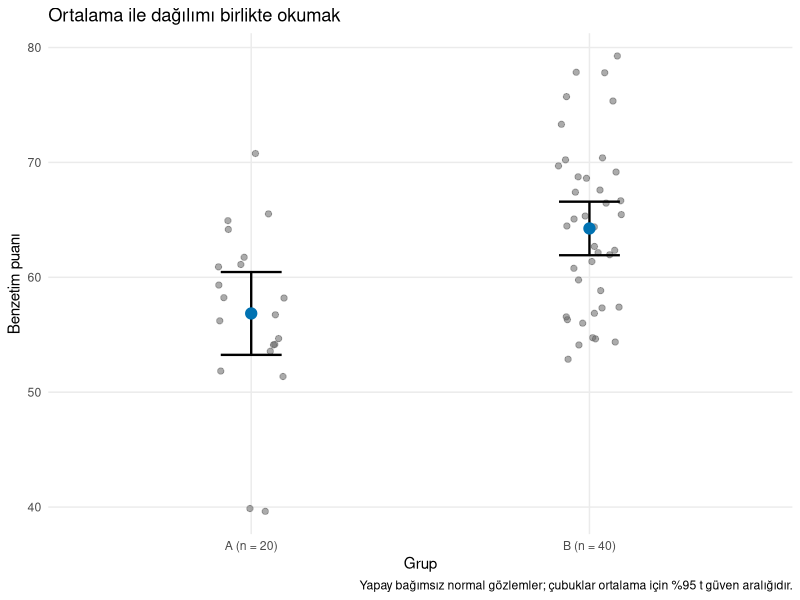
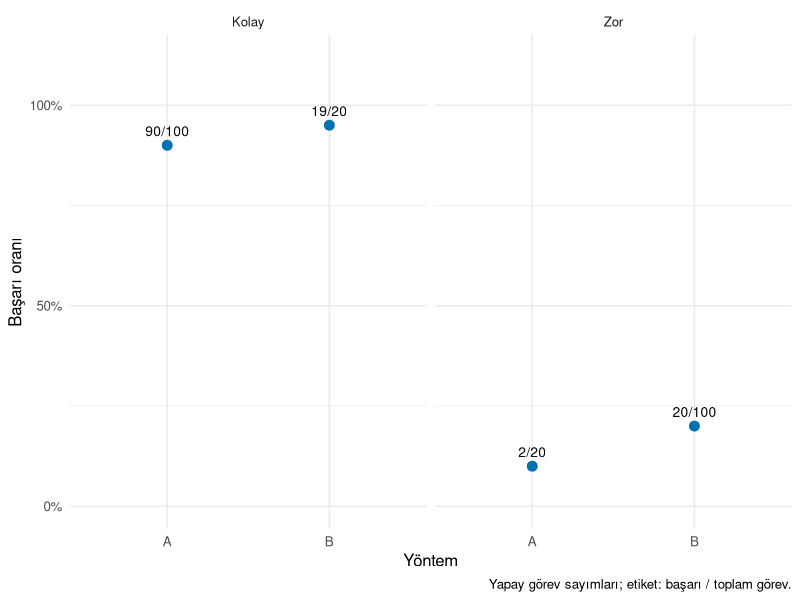
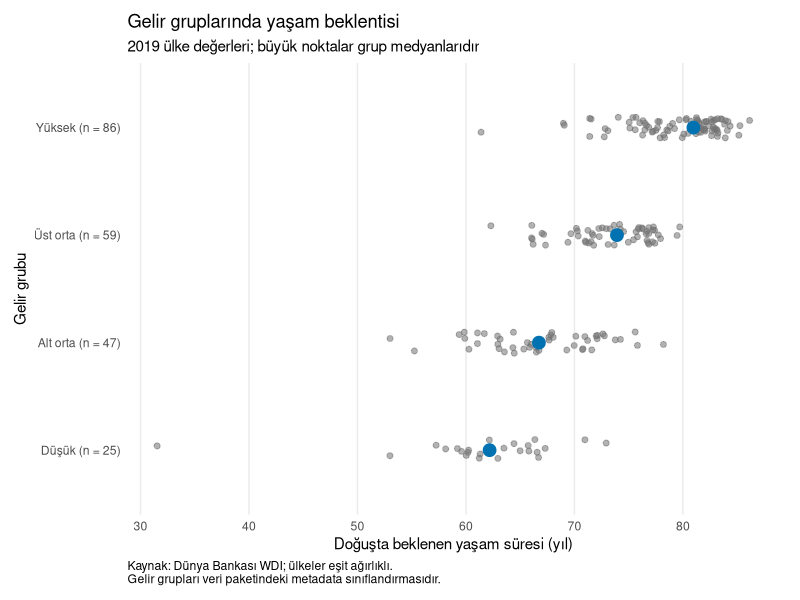

Recreate these plots in R, in order.
## ---- chunk 1
#| label: effective-setup

library(ggplot2)
set.seed(2026)

puanlar <- data.frame(
  grup = rep(c("A", "B"), times = c(20, 40)),
  puan = c(rnorm(20, mean = 60, sd = 8), rnorm(40, mean = 64, sd = 8))
)

ozet <- puanlar |>
  dplyr::group_by(grup) |>
  dplyr::summarise(n = dplyr::n(), ortalama = mean(puan),
                   ss = sd(puan), .groups = "drop") |>
  dplyr::mutate(
    sh = ss / sqrt(n),
    hata_payi = qt(0.975, df = n - 1) * sh,
    alt = ortalama - hata_payi,
    ust = ortalama + hata_payi
  )
ozet
## ---- chunk 2
#| label: fig-effective-raw-ci
#| fig-cap: "Küçük noktalar benzetim gözlemlerini, büyük noktalar ortalamaları, çubuklar ortalama için yüzde 95 t güven aralıklarını gösterir."
#| fig-alt: "A grubunda 20, B grubunda 40 benzetim puanı görünür. Her grubun ortalaması ve güven aralığı ham puanlarla birlikte çizilmiştir; grup içi dağılımlar örtüşür."
#| fig-width: 6.5
#| fig-height: 4.5

p_guven <- ggplot(puanlar, aes(x = grup, y = puan)) +
  geom_point(
    position = position_jitter(width = 0.1, height = 0, seed = 52),
    alpha = 0.55, size = 1.8, colour = "grey40"
  ) +
  geom_errorbar(
    data = ozet, aes(x = grup, ymin = alt, ymax = ust),
    inherit.aes = FALSE, width = 0.18, linewidth = 0.8
  ) +
  geom_point(data = ozet, aes(x = grup, y = ortalama),
             inherit.aes = FALSE, size = 3.5, colour = "#0072B2") +
  scale_x_discrete(labels = c("A" = "A (n = 20)", "B" = "B (n = 40)")) +
  labs(title = "Ortalama ile dağılımı birlikte okumak",
       x = "Grup", y = "Benzetim puanı",
       caption = "Yapay bağımsız normal gözlemler; çubuklar ortalama için %95 t güven aralığıdır.") +
  theme_minimal(base_size = 11) +
  theme(panel.grid.minor = element_blank())
p_guven
## ---- chunk 3
#| label: effective-composition

gorevler <- data.frame(
  yontem = rep(c("A", "B"), each = 2),
  zorluk = rep(c("Kolay", "Zor"), 2),
  basari = c(90, 2, 19, 20),
  toplam = c(100, 20, 20, 100)
)
gorevler$oran <- gorevler$basari / gorevler$toplam

genel <- gorevler |>
  dplyr::group_by(yontem) |>
  dplyr::summarise(basari = sum(basari), toplam = sum(toplam),
                   .groups = "drop") |>
  dplyr::mutate(oran = basari / toplam)
gorevler
genel
## ---- chunk 4
#| label: fig-effective-denominator
#| fig-cap: "Görev zorluğuna ayrılmış başarı oranları ve paydalar genel özetin gizlediği bileşimi gösterir."
#| fig-alt: "Kolay panelinde A 90/100, B 19/20; zor panelinde A 2/20, B 20/100 başarı gösterir. Her iki zorlukta B'nin oranı daha yüksektir; paydalar farklıdır."
#| fig-width: 6.5
#| fig-height: 4

p_payda <- ggplot(gorevler, aes(x = yontem, y = oran)) +
  geom_point(size = 3, colour = "#0072B2") +
  geom_text(aes(label = paste0(basari, "/", toplam)), vjust = -0.9, size = 3.5) +
  facet_wrap(vars(zorluk)) +
  scale_y_continuous(limits = c(0, 1.12), breaks = c(0, 0.5, 1),
                     labels = scales::label_percent(accuracy = 1)) +
  labs(x = "Yöntem", y = "Başarı oranı",
       caption = "Yapay görev sayımları; etiket: başarı / toplam görev.") +
  theme_minimal(base_size = 12)
p_payda
## ---- chunk 5
#| label: effective-wdi-data

countries <- readr::read_csv("data/countries.csv", show_col_types = FALSE)
gelir_duzeyleri <- c("Low income", "Lower middle income", "Upper middle income", "High income")

countries |>
  dplyr::count(income_group, name = "ulke_sayisi")

yayina_veri <- countries |>
  dplyr::filter(year == 2019, income_group %in% gelir_duzeyleri,
                !is.na(life_expectancy_total)) |>
  dplyr::mutate(
    gelir_grubu = factor(income_group, levels = gelir_duzeyleri,
                         labels = c("Düşük", "Alt orta", "Üst orta", "Yüksek"))
  )

grup_ozeti <- yayina_veri |>
  dplyr::group_by(gelir_grubu) |>
  dplyr::summarise(n = dplyr::n(), medyan = median(life_expectancy_total),
                   .groups = "drop")
grup_ozeti
c(kullanilan = nrow(yayina_veri), dislanan = nrow(countries) - nrow(yayina_veri))
## ---- chunk 6
#| label: fig-effective-wdi
#| fig-cap: "Gelir gruplarında ülke düzeyindeki yaşam beklentileri ve medyanlar. Gruplama, veri paketindeki metadata sınıflandırmasına dayanır."
#| fig-alt: "Dört gelir grubunun yaşam beklentileri yatay konumla, ülkeler küçük gri noktalarla, grup medyanları büyük mavi noktalarla gösterilir. Her grubun ülke sayısı etikette belirtilir. Dağılımlar örtüşür."
#| fig-width: 7
#| fig-height: 4.5

grup_etiketleri <- setNames(
  paste0(grup_ozeti$gelir_grubu, " (n = ", grup_ozeti$n, ")"),
  as.character(grup_ozeti$gelir_grubu)
)

p_yayin <- ggplot(yayina_veri,
                  aes(x = life_expectancy_total, y = gelir_grubu)) +
  geom_point(position = position_jitter(width = 0, height = 0.1, seed = 19),
             colour = "grey45", alpha = 0.55, size = 1.7) +
  geom_point(data = grup_ozeti, aes(x = medyan, y = gelir_grubu),
             inherit.aes = FALSE, size = 4, colour = "#0072B2") +
  scale_y_discrete(labels = grup_etiketleri) +
  labs(title = "Gelir gruplarında yaşam beklentisi",
       subtitle = "2019 ülke değerleri; büyük noktalar grup medyanlarıdır",
       x = "Doğuşta beklenen yaşam süresi (yıl)", y = "Gelir grubu",
       caption = "Kaynak: Dünya Bankası WDI; ülkeler eşit ağırlıklı.\nGelir grupları veri paketindeki metadata sınıflandırmasıdır.") +
  theme_minimal(base_size = 11) +
  theme(panel.grid.minor = element_blank(),
        panel.grid.major.y = element_blank(),
        plot.caption = element_text(hjust = 0),
        plot.margin = margin(10, 15, 10, 10))
p_yayin
## ---- chunk 7
#| label: effective-solution-title

p_kisa <- p_yayin + labs(
  title = "Gelir grupları ve yaşam beklentisi",
  subtitle = "2019; küçük noktalar ülkeler, büyük noktalar medyanlardır"
)
